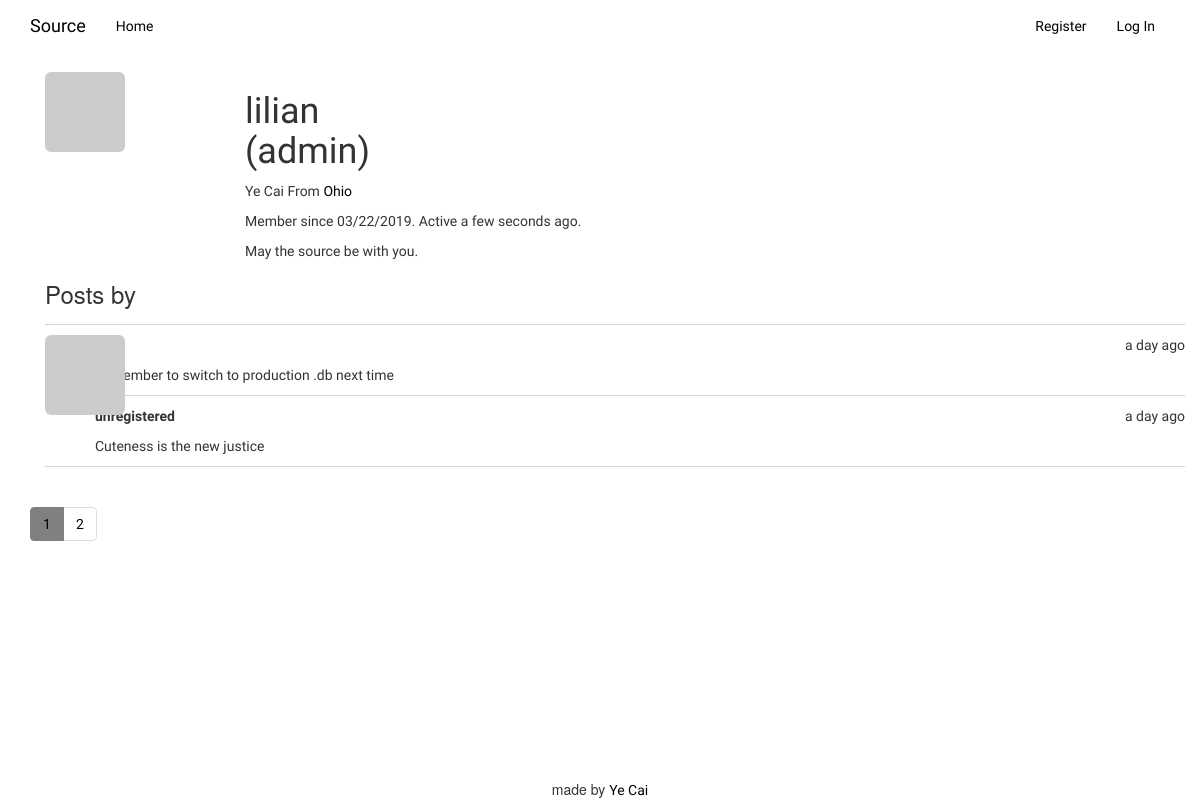
/usr/lilian, run on the app's committed database.
### app/models.py (models this page shows, shortened)
class User(UserMixin, db.Model):
    __tablename__ = 'users'
    id = db.Column(db.Integer, primary_key=True)
    username = db.Column(db.String(64), unique=True, index=True)
    role_id = db.Column(db.Integer, db.ForeignKey('roles.id'))
    email = db.Column(db.String(64), unique=True, index=True)
    password_hash = db.Column(db.String(128))
    confirmed = db.Column(db.Boolean, default=False)
    about_me = db.Column(db.Text())
    full_name = db.Column(db.String(64))
    location = db.Column(db.String(64))
    member_since = db.Column(db.DateTime(), default=datetime.utcnow)
    last_seen = db.Column(db.DateTime(), default=datetime.utcnow)
    avatar_hash = db.Column(db.String(32))
    posts = db.relationship('Post', backref='author', lazy='dynamic')
    @property
    def password(self):
        raise AttributeError('Password is the top secret!')
    def gravatar_hash(self):
        return hashlib.md5(self.email.lower().encode('utf-8')).hexdigest()
    def gravatar(self, size=100, default='identicon', rating='g'):
        if request.is_secure:
            url = 'https://secure.gravatar.com/avatar'
        else:
            url = 'http://www.gravatar.com/avatar'
        hash = self.avatar_hash or self.gravatar_hash()
        return '{url}/{hash}?s={size}&d={default}&r={rating}'.format(
            url=url, hash=hash, size=size, default=default, rating=rating)

class Post(db.Model):
    __tablename__ = 'posts'
    id = db.Column(db.Integer, primary_key=True)
    body = db.Column(db.Text)
    timestamp = db.Column(db.DateTime, index=True, default=datetime.utcnow)
    author_id = db.Column(db.Integer, db.ForeignKey('users.id'))

### app/main/views.py (the view)
@main.route('/usr/<username>')
def user(username):
    user = User.query.filter_by(username=username).first_or_404()
    page = request.args.get('page', 1, type=int)
    pagination = Post.query.order_by(Post.timestamp.desc()).paginate(
        page, per_page=current_app.config['POSTS_PER_PAGE'], error_out=False)
    posts = pagination.items
    return render_template('user.html', user=user, posts=posts,
                           pagination=pagination)

### app/auth/views.py (called while the page is built)
@auth.before_app_request
def before_request():
    if current_user.is_authenticated:
        current_user.ping()
        if not current_user.confirmed\
            and request.endpoint\
            and request.blueprint != 'auth'\
            and request.endpoint != 'static':
                return redirect(url_for('auth.unconfirmed'))

### app/templates/user.html (shortened to what this page needs)
{% extends "base.html" %}
{% block page_content %}
    <div class="container">
        <img class="img-rounded profile-thumbnail" src="{{ user.gravatar(size=128) }}">
        <div class="profile-header">
            <h1>{{ user.username }}{% if user.is_adminstrator %}<p>(admin)</p>{% endif %}
            </h1>
            <p>
                {% if user.full_name %}
                        {{ user.full_name }}
                {% endif %}
                {% if user.location %}
                    From <a href="http://maps.google.com/?q={{ user.location }}">
                        {{ user.location }}
                    </a>
                {% endif %}
            </p>
            <p>
                Member since {{ moment(user.member_since).format('L')}}.
                Active {{ moment(user.last_seen).fromNow() }}.
            </p>
            {% if user.about_me %}<p>{{user.about_me}}</p>{% endif %}
        </div>
    <h3>Posts by {{ user.usrename }}</h3>
    {% include '_posts.html' %}
    </div>
{% endblock %}

### app/templates/base.html (shortened to what this page needs)
{% extends "bootstrap/base.html" %}
{% import "_macros.html" as macro %}
{% block head %}
    {{ super() }}
    <link rel="stylesheet" href="{{ url_for('static',filename='style.css') }}">
{% endblock %}
{% block navbar %}
<div class="navbar navbar-default" role="navigation">
  <div class="container">
    <div class="navbar-header">
      <a class="navbar-brand" href="https://github.com/liliancai/helloflask">Source</a>
    </div>
      <div class="navbar-collapse collapse">
        <ul class="nav navbar-nav">
          <li><a href="/">Home</a></li>
        </ul>
        <ul class="nav navbar-nav navbar-right">
            <li><a href="{{ url_for('auth.register') }}">Register</a></li>
            {% if current_user.is_authenticated %}
            <li><a href="{{ url_for('auth.logout') }}">Log Out</a></li>
            {% else %}
            <li><a href="{{ url_for('auth.login') }}">Log In</a></li>
            {% endif %}
        </ul>
    </div>
  </div>
</div>
{% endblock %}
{% block content %}
  <div class="container">
    {% block page_content %}{% endblock %}
    <div class="pagination">
        {{ macro.pagination_widget(pagination, '.index') }}
    </div>
     <footer>made by <a href="https://liliancai.github.io">Ye Cai</a></footer>
  </div>
 {% endblock %}

### app/templates/_macros.html
{% macro pagination_widget(pagination, endpoint) %}
<ul class="pagination">
    {% for p in pagination.iter_pages() %}
        {% if p %}
            {% if p == pagination.page %}
            <li class="active"><a href="{{ url_for(endpoint, page=p, **kwargs)}}">{{ p }}</a></li>
            {% else %}
            <li><a href="{{ url_for(endpoint, page=p, **kwargs)}}">{{ p }}</a></li>
            {% endif %}
        {% endif %}
    {% endfor%}
</ul>
{% endmacro %}

### app/templates/_posts.html (shortened to what this page needs)
<ul class="posts">
    {% for post in posts %}
    <li class="post">
        {% if post.author %}
            <div class="post-thumbnail">
                <a href="{{ url_for('.user', username=post.author.username) }}">
                    <img src="{{ post.author.gravatar(size=40) }}" class="img-rounded profile-thumbnail">
                </a>
            </div>
            <div class="post-content">
                <div class="post-date">{{ moment(post.timestamp).fromNow() }}</div>
                <div class="post-author">
                    <a href="{{ url_for('.user', username=post.author.username) }}">
                    </a>
                </div>
                <div class="post-body">{{ post.body }}</div>
            </div>
        {% else %}
            <div class="post-content">
                <div class="post-date">{{ moment(post.timestamp).fromNow() }}</div>
                <div class="post-author">unregistered</div>
                <div class="post-body">{{ post.body }}</div>
            </div>
        {% endif %}
    </li>
    {% endfor %}
</ul>

### app/static/style.css (style rules this page uses)
div>footer { position: fixed; left: 0; bottom: 0; width: 100%; text-align: center; }
.navbar-default { background-color: white; border-color: white; }
.pagination>.active>a, .pagination>.active>a:hover { background-color: grey; border: 1px solid grey; }
a { font-family:Electrolize; color: black !important; }
div>ul>li>div>a { font-family: Electrolize; }
.profile-thumbnail { position: absolute; padding: 0; }
.profile-header { margin-left: 200px; font-family: Electrolize; }
div.post-thumbnail { position: absolute; }
div.post-date { float: right; }
div.post-author { margin: 10px 50px; font-weight: bold; }
div.post-body { margin: 0px 50px 10px; }
ul.posts { list-style-type: none !important; margin: 16px 0px 0px 0px; border-top: 1px solid #d7d3d3; padding: 0; font-family: Electrolize; }
li.post { //margin: 20px 10px 10px 10px; border-bottom: 1px solid #d7d3d3; }

### data on the page
User: username "lilian", full_name "Ye Cai", location "Ohio", member_since "03/22/2019", last_seen "a few seconds ago", about_me "May the source be with you."
Post: timestamp "a day ago", body "Remember to switch to production .db next time"
Post: timestamp "a day ago", body "Cuteness is the new justice"

### other printed values
{{ p }} "1"
{{ p }} "2"
